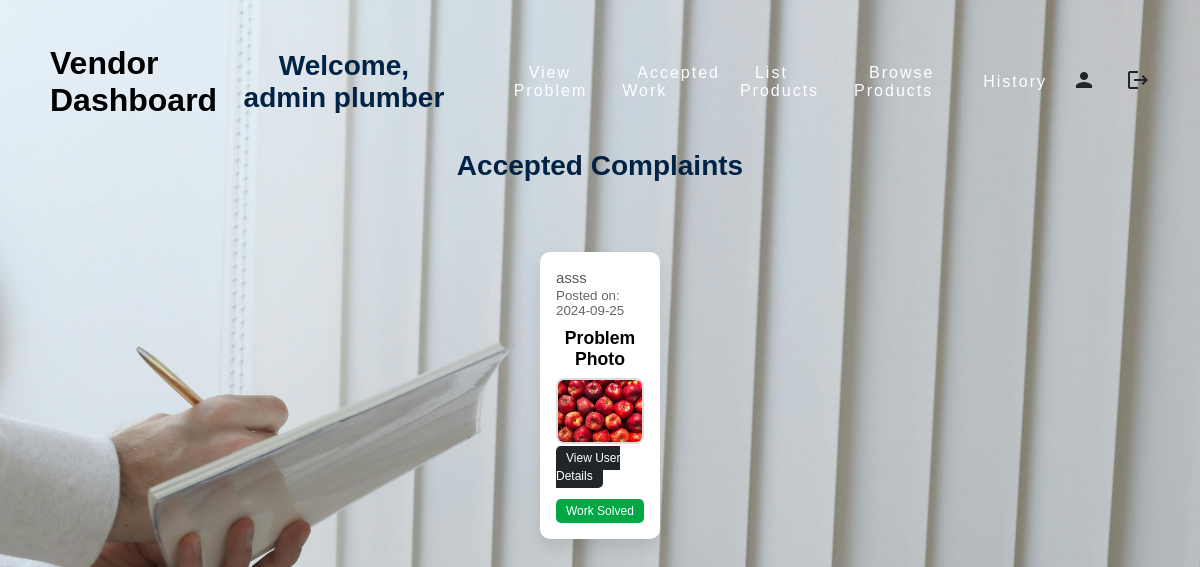
The app's page /accepted_work (signed in) with its own data.
### models.py (models this page shows, shortened)
class Vendor(db.Model):
    id = db.Column(db.Integer, primary_key=True)
    name = db.Column(db.String(100), nullable=False)
    email = db.Column(db.String(100), unique=True, nullable=False)
    password = db.Column(db.String(255), nullable=False)
    date_of_birth = db.Column(db.Date, nullable=False)
    city = db.Column(db.String(100), nullable=False)
    state = db.Column(db.String(100), nullable=False)
    address = db.Column(db.String(255), nullable=False)
    pin_code = db.Column(db.String(10), nullable=False)
    aadhar_card_no = db.Column(db.String(12), nullable=False)
    phone_no = db.Column(db.String(15), nullable=False)
    category = db.Column(db.String(50), nullable=False)  # New field for category
    rating = db.Column(db.Float, nullable=True, default=0)
    lat = db.Column(db.Float)
    lng = db.Column(db.Float)

class Complaint(db.Model):
    id = db.Column(db.Integer, primary_key=True)
    user_id = db.Column(db.Integer, db.ForeignKey('user.id'))
    description = db.Column(db.String(255))
    city = db.Column(db.String(100))
    category = db.Column(db.String(100))
    date_created = db.Column(db.DateTime, default=datetime.utcnow)
    is_accepted = db.Column(db.Boolean, default=False)
    vendor_id = db.Column(db.Integer, db.ForeignKey('vendor.id'))
    photo = db.Column(db.String(150), nullable=True)  # New photo field
    schedule_date = db.Column(db.Date, nullable=True)
    schedule_time = db.Column(db.Time, nullable=True)
    user = db.relationship('User', backref=db.backref('complaints', lazy=True))
    vendor = db.relationship('Vendor', backref=db.backref('accepted_complaints', lazy=True))

### app.py (the view)
@app.route('/accepted_work')
def accepted_work():
    vendor_id = session.get('vendor_id')
    if not vendor_id:
        return redirect(url_for('vendor_login'))
    vendor = Vendor.query.get(vendor_id)
    if not vendor:
        return "Vendor not found", 404
    complaints = Complaint.query.filter_by(vendor_id=vendor_id).all()
    for complaint in complaints:
        print(complaint.photo)
    return render_template('accepted_work.html', vendor=vendor, complaints=complaints)

### templates/accepted_work.html (shortened to what this page needs)
{% extends "vendor_dashboard.html" %} {% block content %}
<h2>Accepted Complaints</h2>
<div class="product-container">
  {% if complaints %} {% for complaint in complaints %}
  <div class="card">
    <div class="card-body">
      <p>{{ complaint.description }}</p>
      <small
        >Posted on: {{ complaint.date_created.strftime('%Y-%m-%d') }}</small
      >
      {% if complaint.photo %}
      <div class="problem-photo-container">
        <h4>Problem Photo</h4>
        <img
          src="{{ url_for('static', filename='uploads/' ~ complaint.photo) }}"
          alt="Problem Photo"
          class="img-fluid"
        />
      </div>
      {% endif %}
      <a
        href="{{ url_for('view_user_details', user_id=complaint.user_id) }}"
        class="btn btn-info"
        >View User Details</a
      >
      <form
        method="POST"
        action="{{ url_for('mark_work_solved', complaint_id=complaint.id) }}"
        class="mt-2"
      >
        <button type="submit" class="btn btn-success">Work Solved</button>
      </form>
    </div>
  </div>
  {% endfor %} {% else %}
  <p>No accepted complaints found.</p>
</div>
{% endif %} {% endblock %}

### templates/vendor_dashboard.html (shortened to what this page needs)
<!DOCTYPE html>
<html lang="en">
  <head>
    <link rel="stylesheet" href="../static/css/vendordashboard.css" />
  </head>
  <body>
    <header>
         <h1 class="logo">Vendor Dashboard</h1>
        <h2 class="logo">Welcome, {{ vendor.name }}</h2>
      <ul>
        <li><a href=""></a></li>
        <li><a href="{{ url_for('view_problems') }}">View Problem</a></li>
        <li><a href="{{ url_for('accepted_work') }}">Accepted Work</a></li>
        <li><a href="{{ url_for('list_product') }}">List Products</a></li>
        <li><a href="{{ url_for('browse_products') }}">Browse Products</a></li>
        <li><a href="{{ url_for('history') }}">History</a></li>
      </ul>
      <div class="icon-container">
        <a href="{{ url_for('vendor_profile') }}" class="profile-icon">
          <span class="material-icons">person</span>
        </a>
        <a href="{{ url_for('logout') }}" class="logout-icon">
          <span class="material-icons">logout</span>
        </a>
      </div>
    </header>
    <main>
      {% block content %}{% endblock %}
    </main>
  </body>
</html>

### records on screen
Vendor: name "admin plumber"
Complaint: description "asss", date_created "2024-09-25", photo (picture)
